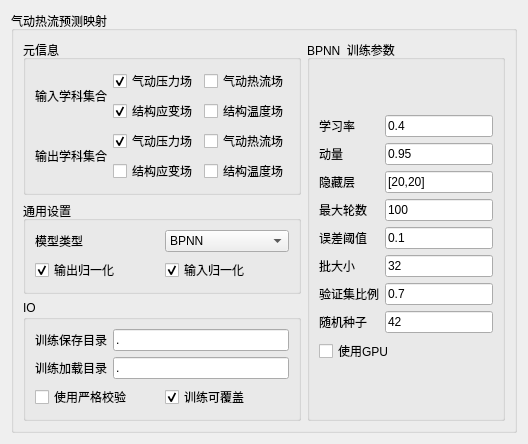
                 <widget class="QWidget" name="page_18">
                  <layout class="QGridLayout" name="gridLayout_43">
                   <item row="0" column="0">
                    <widget class="QGroupBox" name="groupBox_58">
                     <property name="title">
                      <string>⽓动热流预测映射</string>
                     </property>
                     <layout class="QGridLayout" name="gridLayout_35">
                      <item row="0" column="0">
                       <layout class="QVBoxLayout" name="verticalLayout_77">
                        <item>
                         <widget class="QGroupBox" name="groupBox_59">
                          <property name="title">
                           <string>元信息</string>
                          </property>
                          <layout class="QGridLayout" name="gridLayout_36">
                           <item row="0" column="0">
                            <widget class="QLabel" name="label_66">
                             <property name="text">
                              <string>输⼊学科集合</string>
                             </property>
                            </widget>
                           </item>
                           <item row="0" column="1">
                            <layout class="QHBoxLayout" name="horizontalLayout_75">
                             <item>
                              <layout class="QVBoxLayout" name="verticalLayout_78">
                               <item>
                                <widget class="QCheckBox" name="PIn_3">
                                 <property name="text">
                                  <string>⽓动压⼒场</string>
                                 </property>
                                 <property name="checked">
                                  <bool>true</bool>
                                 </property>
                                </widget>
                               </item>
                               <item>
                                <widget class="QCheckBox" name="SIn_3">
                                 <property name="text">
                                  <string>结构应变场</string>
                                 </property>
                                 <property name="checked">
                                  <bool>true</bool>
                                 </property>
                                </widget>
                               </item>
                              </layout>
                             </item>
                             <item>
                              <layout class="QVBoxLayout" name="verticalLayout_79">
                               <item>
                                <widget class="QCheckBox" name="KIn_3">
                                 <property name="text">
                                  <string>⽓动热流场</string>
                                 </property>
                                </widget>
                               </item>
                               <item>
                                <widget class="QCheckBox" name="TIn_3">
                                 <property name="text">
                                  <string>结构温度场</string>
                                 </property>
                                </widget>
                               </item>
                              </layout>
                             </item>
                            </layout>
                           </item>
                           <item row="1" column="0">
                            <widget class="QLabel" name="label_67">
                             <property name="text">
                              <string>输出学科集合</string>
                             </property>
                            </widget>
                           </item>
                           <item row="1" column="1">
                            <layout class="QHBoxLayout" name="horizontalLayout_76">
                             <item>
                              <layout class="QVBoxLayout" name="verticalLayout_80">
                               <item>
                                <widget class="QCheckBox" name="POut_3">
                                 <property name="text">
                                  <string>⽓动压⼒场</string>
                                 </property>
                                 <property name="checked">
                                  <bool>true</bool>
                                 </property>
                                </widget>
                               </item>
                               <item>
                                <widget class="QCheckBox" name="SOut_3">
                                 <property name="text">
                                  <string>结构应变场</string>
                                 </property>
                                </widget>
                               </item>
                              </layout>
                             </item>
                             <item>
                              <layout class="QVBoxLayout" name="verticalLayout_81">
                               <item>
                                <widget class="QCheckBox" name="KOut_3">
                                 <property name="text">
                                  <string>⽓动热流场</string>
                                 </property>
                                </widget>
                               </item>
                               <item>
                                <widget class="QCheckBox" name="TOut_3">
                                 <property name="text">
                                  <string>结构温度场</string>
                                 </property>
                                </widget>
                               </item>
                              </layout>
                             </item>
                            </layout>
                           </item>
                          </layout>
                         </widget>
                        </item>
                        <item>
                         <widget class="QGroupBox" name="groupBox_60">
                          <property name="title">
                           <string>通⽤设置</string>
                          </property>
                          <layout class="QGridLayout" name="gridLayout_37">
                           <item row="0" column="0">
                            <layout class="QHBoxLayout" name="horizontalLayout_77">
                             <item>
                              <widget class="QLabel" name="label_68">
                               <property name="text">
                                <string>模型类型</string>
                               </property>
                              </widget>
                             </item>
                             <item>
                              <widget class="QComboBox" name="comboBox_ForecastType_3">
                               <item>
                                <property name="text">
                                 <string>BPNN</string>
                                </property>
                               </item>
                              </widget>
                             </item>
                            </layout>
                           </item>
                           <item row="1" column="0">
                            <layout class="QHBoxLayout" name="horizontalLayout_78">
                             <item>
                              <widget class="QCheckBox" name="checkBox_ForecastOut_3">
                               <property name="text">
                                <string>输出归⼀化</string>
                               </property>
                               <property name="checked">
                                <bool>true</bool>
                               </property>
                              </widget>
                             </item>
                             <item>
                              <widget class="QCheckBox" name="checkBox_ForecastIn_3">
                               <property name="text">
                                <string>输⼊归⼀化</string>
                               </property>
                               <property name="checked">
                                <bool>true</bool>
                               </property>
                              </widget>
                             </item>
                            </layout>
                           </item>
                          </layout>
                         </widget>
                        </item>
                        <item>
                         <widget class="QGroupBox" name="groupBox_61">
                          <property name="title">
                           <string>IO</string>
                          </property>
                          <layout class="QGridLayout" name="gridLayout_38">
                           <item row="0" column="0">
                            <layout class="QGridLayout" name="gridLayout_39">
                             <item row="0" column="0">
                              <layout class="QGridLayout" name="gridLayout_40">
                               <item row="0" column="1">
                                <widget class="QLineEdit" name="lineEdit_Forecast_Savedir_3">
                                 <property name="text">
                                  <string>.</string>
                                 </property>
                                </widget>
                               </item>
                               <item row="1" column="0">
                                <widget class="QLabel" name="label_69">
                                 <property name="text">
                                  <string>训练加载⽬录</string>
                                 </property>
                                </widget>
                               </item>
                               <item row="0" column="0">
                                <widget class="QLabel" name="label_70">
                                 <property name="text">
                                  <string>训练保存⽬录</string>
                                 </property>
                                </widget>
                               </item>
                               <item row="1" column="1">
                                <widget class="QLineEdit" name="lineEdit_Forecast_Loaddir_3">
                                 <property name="text">
                                  <string>.</string>
                                 </property>
                                </widget>
                               </item>
                              </layout>
                             </item>
                             <item row="1" column="0">
                              <layout class="QHBoxLayout" name="horizontalLayout_79">
                               <item>
                                <widget class="QCheckBox" name="checkBox_IOForecastVerify_3">
                                 <property name="text">
                                  <string>使⽤严格校验</string>
                                 </property>
                                 <property name="checked">
                                  <bool>false</bool>
                                 </property>
                                </widget>
                               </item>
                               <item>
                                <widget class="QCheckBox" name="checkBox_IOForecastCover_3">
                                 <property name="text">
                                  <string>训练可覆盖</string>
                                 </property>
                                 <property name="checked">
                                  <bool>true</bool>
                                 </property>
                                </widget>
                               </item>
                              </layout>
                             </item>
                            </layout>
                           </item>
                          </layout>
                         </widget>
                        </item>
                       </layout>
                      </item>
                      <item row="0" column="1">
                       <widget class="QGroupBox" name="groupBox_62">
                        <property name="title">
                         <string>BPNN  训练参数</string>
                        </property>
                        <layout class="QGridLayout" name="gridLayout_41">
                         <item row="0" column="0">
                          <layout class="QVBoxLayout" name="verticalLayout_82">
                           <item>
                            <layout class="QHBoxLayout" name="horizontalLayout_80">
                             <item>
                              <layout class="QVBoxLayout" name="verticalLayout_83">
                               <item>
                                <widget class="QLabel" name="label_71">
                                 <property name="text">
                                  <string>学习率</string>
                                 </property>
                                </widget>
                               </item>
                               <item>
                                <widget class="QLabel" name="label_72">
                                 <property name="text">
                                  <string>动量</string>
                                 </property>
                                </widget>
                               </item>
                               <item>
                                <widget class="QLabel" name="label_73">
                                 <property name="text">
                                  <string>隐藏层</string>
                                 </property>
                                </widget>
                               </item>
                               <item>
                                <widget class="QLabel" name="label_74">
                                 <property name="text">
                                  <string>最⼤轮数</string>
                                 </property>
                                </widget>
                               </item>
                               <item>
                                <widget class="QLabel" name="label_75">
                                 <property name="text">
                                  <string>误差阈值</string>
                                 </property>
                                </widget>
                               </item>
                               <item>
                                <widget class="QLabel" name="label_76">
                                 <property name="text">
                                  <string>批⼤⼩</string>
                                 </property>
                                </widget>
                               </item>
                               <item>
                                <widget class="QLabel" name="label_77">
                                 <property name="text">
                                  <string>验证集⽐例</string>
                                 </property>
                                </widget>
                               </item>
                               <item>
                                <widget class="QLabel" name="label_78">
                                 <property name="text">
                                  <string>随机种⼦</string>
                                 </property>
                                </widget>
                               </item>
                              </layout>
                             </item>
                             <item>
                              <layout class="QVBoxLayout" name="verticalLayout_84">
                               <item>
                                <widget class="QLineEdit" name="lineEdit_BPNNForecast_17">
                                 <property name="text">
                                  <string>0.4</string>
                                 </property>
                                </widget>
                               </item>
                               <item>
                                <widget class="QLineEdit" name="lineEdit_BPNNForecast_18">
                                 <property name="text">
                                  <string>0.95</string>
                                 </property>
                                </widget>
                               </item>
                               <item>
                                <widget class="QLineEdit" name="lineEdit_BPNNForecast_19">
                                 <property name="text">
                                  <string>[20,20]</string>
                                 </property>
                                </widget>
                               </item>
                               <item>
                                <widget class="QLineEdit" name="lineEdit_BPNNForecast_20">
                                 <property name="text">
                                  <string>100</string>
                                 </property>
                                </widget>
                               </item>
                               <item>
                                <widget class="QLineEdit" name="lineEdit_BPNNForecast_21">
                                 <property name="text">
                                  <string>0.1</string>
                                 </property>
                                </widget>
                               </item>
                               <item>
                                <widget class="QLineEdit" name="lineEdit_BPNNForecast_22">
                                 <property name="text">
                                  <string>32</string>
                                 </property>
                                </widget>
                               </item>
                               <item>
                                <widget class="QLineEdit" name="lineEdit_BPNNForecast_23">
                                 <property name="text">
                                  <string>0.7</string>
                                 </property>
                                </widget>
                               </item>
                               <item>
                                <widget class="QLineEdit" name="lineEdit_BPNNForecast_24">
                                 <property name="text">
                                  <string>42</string>
                                 </property>
                                </widget>
                               </item>
                              </layout>
                             </item>
                            </layout>
                           </item>
                           <item>
                            <widget class="QCheckBox" name="checkBox_BPNNForecastGpu_3">
                             <property name="text">
                              <string>使⽤GPU</string>
                             </property>
                             <property name="checked">
                              <bool>false</bool>
                             </property>
                            </widget>
                           </item>
                          </layout>
                         </item>
                        </layout>
                       </widget>
                      </item>
                     </layout>
                    </widget>
                   </item>
                  </layout>
                 </widget>
